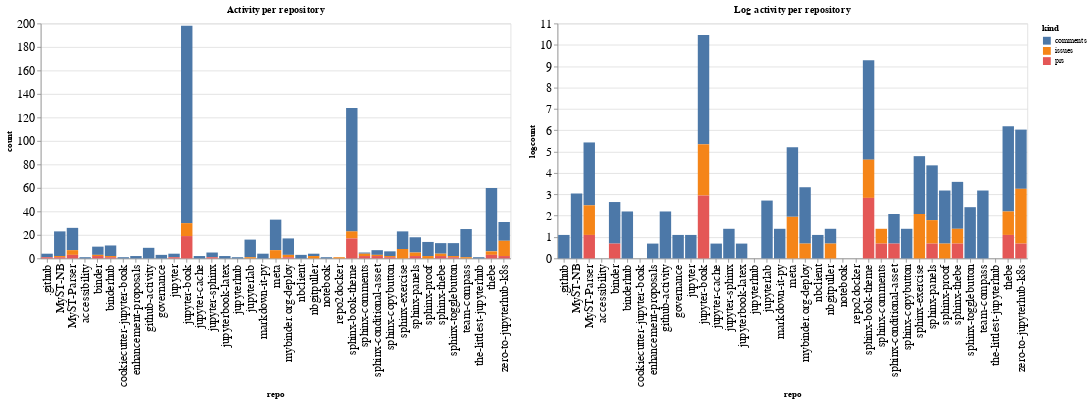

Notebook code cell kept with this figure:
### Code cell
ch1 = alt.Chart(repo_summaries, width=600, title="Activity per repository").mark_bar().encode(
    x='repo',
    y='count',
    color='kind',
    tooltip="kind"
)

ch2 = alt.Chart(repo_summaries, width=600, title="Log activity per repository").mark_bar().encode(
    x='repo',
    y='logcount',
    color='kind',
    tooltip="kind"
)

ch1 | ch2

### Figure 1 — Vega-Lite specification as saved in the notebook (floating-point values rounded to 4 significant figures)
{"config": {"axisLeft": {"labelFontSize": 15}, "axisBottom": {"labelFontSize": 15}}, "hconcat": [{"mark": "bar", "encoding": {"color": {"type": "nominal", "field": "kind"}, "tooltip": {"type": "nominal", "field": "kind"}, "x": {"type": "nominal", "field": "repo"}, "y": {"type": "quantitative", "field": "count"}}, "title": "Activity per repository", "width": 600}, {"mark": "bar", "encoding": {"color": {"type": "nominal", "field": "kind"}, "tooltip": {"type": "nominal", "field": "kind"}, "x": {"type": "nominal", "field": "repo"}, "y": {"type": "quantitative", "field": "logcount"}}, "title": "Log activity per repository", "width": 600}], "data": {"name": "data-458ad55a119344b2aa7a2cb751cf8311"}, "$schema": "https://vega.github.io/schema/vega-lite/v4.8.1.json", "datasets": {"data-458ad55a119344b2aa7a2cb751cf8311": [{"repo": ".github", "kind": "comments", "count": 3, "logcount": 1.099}, {"repo": ".github", "kind": "prs", "count": 1, "logcount": 0.0}, {"repo": "MyST-NB", "kind": "comments", "count": 21, "logcount": 3.045}, {"repo": "MyST-NB", "kind": "issues", "count": 1, "logcount": 0.0}, {"repo": "MyST-NB", "kind": "prs", "count": 1, "logcount": 0.0}, {"repo": "MyST-Parser", "kind": "comments", "count": 19, "logcount": 2.944}, {"repo": "MyST-Parser", "kind": "issues", "count": 4, "logcount": 1.386}, {"repo": "MyST-Parser", "kind": "prs", "count": 3, "logcount": 1.099}, {"repo": "accessibility", "kind": "comments", "count": 1, "logcount": 0.0}, {"repo": "binder", "kind": "comments", "count": 7, "logcount": 1.946}, {"repo": "binder", "kind": "issues", "count": 1, "logcount": 0.0}, {"repo": "binder", "kind": "prs", "count": 2, "logcount": 0.6931}, {"repo": "binderhub", "kind": "comments", "count": 9, "logcount": 2.197}, {"repo": "binderhub", "kind": "issues", "count": 1, "logcount": 0.0}, {"repo": "binderhub", "kind": "prs", "count": 1, "logcount": 0.0}, {"repo": "cookiecutter-jupyter-book", "kind": "comments", "count": 1, "logcount": 0.0}, {"repo": "enhancement-proposals", "kind": "comments", "count": 2, "logcount": 0.6931}, {"repo": "github-activity", "kind": "comments", "count": 9, "logcount": 2.197}, {"repo": "governance", "kind": "comments", "count": 3, "logcount": 1.099}, {"repo": "jupyter", "kind": "comments", "count": 3, "logcount": 1.099}, {"repo": "jupyter", "kind": "prs", "count": 1, "logcount": 0.0}, {"repo": "jupyter-book", "kind": "comments", "count": 168, "logcount": 5.124}, {"repo": "jupyter-book", "kind": "issues", "count": 11, "logcount": 2.398}, {"repo": "jupyter-book", "kind": "prs", "count": 19, "logcount": 2.944}, {"repo": "jupyter-cache", "kind": "comments", "count": 2, "logcount": 0.6931}, {"repo": "jupyter-sphinx", "kind": "comments", "count": 4, "logcount": 1.386}, {"repo": "jupyter-sphinx", "kind": "prs", "count": 1, "logcount": 0.0}, {"repo": "jupyterbook-latex", "kind": "comments", "count": 2, "logcount": 0.6931}, {"repo": "jupyterhub", "kind": "comments", "count": 1, "logcount": 0.0}, {"repo": "jupyterlab", "kind": "comments", "count": 15, "logcount": 2.708}, {"repo": "jupyterlab", "kind": "issues", "count": 1, "logcount": 0.0}, {"repo": "markdown-it-py", "kind": "comments", "count": 4, "logcount": 1.386}, {"repo": "meta", "kind": "comments", "count": 26, "logcount": 3.258}, {"repo": "meta", "kind": "issues", "count": 7, "logcount": 1.946}, {"repo": "mybinder.org-deploy", "kind": "comments", "count": 14, "logcount": 2.639}, {"repo": "mybinder.org-deploy", "kind": "issues", "count": 2, "logcount": 0.6931}, {"repo": "mybinder.org-deploy", "kind": "prs", "count": 1, "logcount": 0.0}, {"repo": "nbclient", "kind": "comments", "count": 3, "logcount": 1.099}, {"repo": "nbgitpuller", "kind": "comments", "count": 2, "logcount": 0.6931}, {"repo": "nbgitpuller", "kind": "issues", "count": 2, "logcount": 0.6931}, {"repo": "notebook", "kind": "comments", "count": 1, "logcount": 0.0}, {"repo": "repo2docker", "kind": "issues", "count": 1, "logcount": 0.0}, {"repo": "sphinx-book-theme", "kind": "comments", "count": 105, "logcount": 4.654}, {"repo": "sphinx-book-theme", "kind": "issues", "count": 6, "logcount": 1.792}, {"repo": "sphinx-book-theme", "kind": "prs", "count": 17, "logcount": 2.833}, {"repo": "sphinx-comments", "kind": "comments", "count": 1, "logcount": 0.0}, {"repo": "sphinx-comments", "kind": "issues", "count": 2, "logcount": 0.6931}, {"repo": "sphinx-comments", "kind": "prs", "count": 2, "logcount": 0.6931}, {"repo": "sphinx-conditional-asset", "kind": "comments", "count": 4, "logcount": 1.386}, {"repo": "sphinx-conditional-asset", "kind": "issues", "count": 1, "logcount": 0.0}, {"repo": "sphinx-conditional-asset", "kind": "prs", "count": 2, "logcount": 0.6931}, {"repo": "sphinx-copybutton", "kind": "comments", "count": 4, "logcount": 1.386}, {"repo": "sphinx-copybutton", "kind": "issues", "count": 1, "logcount": 0.0}, {"repo": "sphinx-copybutton", "kind": "prs", "count": 1, "logcount": 0.0}, {"repo": "sphinx-exercise", "kind": "comments", "count": 15, "logcount": 2.708}, {"repo": "sphinx-exercise", "kind": "issues", "count": 8, "logcount": 2.079}, {"repo": "sphinx-panels", "kind": "comments", "count": 13, "logcount": 2.565}, {"repo": "sphinx-panels", "kind": "issues", "count": 3, "logcount": 1.099}, {"repo": "sphinx-panels", "kind": "prs", "count": 2, "logcount": 0.6931}, {"repo": "sphinx-proof", "kind": "comments", "count": 12, "logcount": 2.485}, {"repo": "sphinx-proof", "kind": "issues", "count": 2, "logcount": 0.6931}, {"repo": "sphinx-thebe", "kind": "comments", "count": 9, "logcount": 2.197}, {"repo": "sphinx-thebe", "kind": "issues", "count": 2, "logcount": 0.6931}, {"repo": "sphinx-thebe", "kind": "prs", "count": 2, "logcount": 0.6931}, {"repo": "sphinx-togglebutton", "kind": "comments", "count": 11, "logcount": 2.398}, {"repo": "sphinx-togglebutton", "kind": "issues", "count": 1, "logcount": 0.0}, {"repo": "sphinx-togglebutton", "kind": "prs", "count": 1, "logcount": 0.0}, {"repo": "team-compass", "kind": "comments", "count": 24, "logcount": 3.178}, {"repo": "team-compass", "kind": "issues", "count": 1, "logcount": 0.0}, {"repo": "the-littlest-jupyterhub", "kind": "comments", "count": 1, "logcount": 0.0}, {"repo": "thebe", "kind": "comments", "count": 54, "logcount": 3.989}, {"repo": "thebe", "kind": "issues", "count": 3, "logcount": 1.099}, {"repo": "thebe", "kind": "prs", "count": 3, "logcount": 1.099}, {"repo": "zero-to-jupyterhub-k8s", "kind": "comments", "count": 16, "logcount": 2.773}, {"repo": "zero-to-jupyterhub-k8s", "kind": "issues", "count": 13, "logcount": 2.565}, {"repo": "zero-to-jupyterhub-k8s", "kind": "prs", "count": 2, "logcount": 0.6931}]}}
